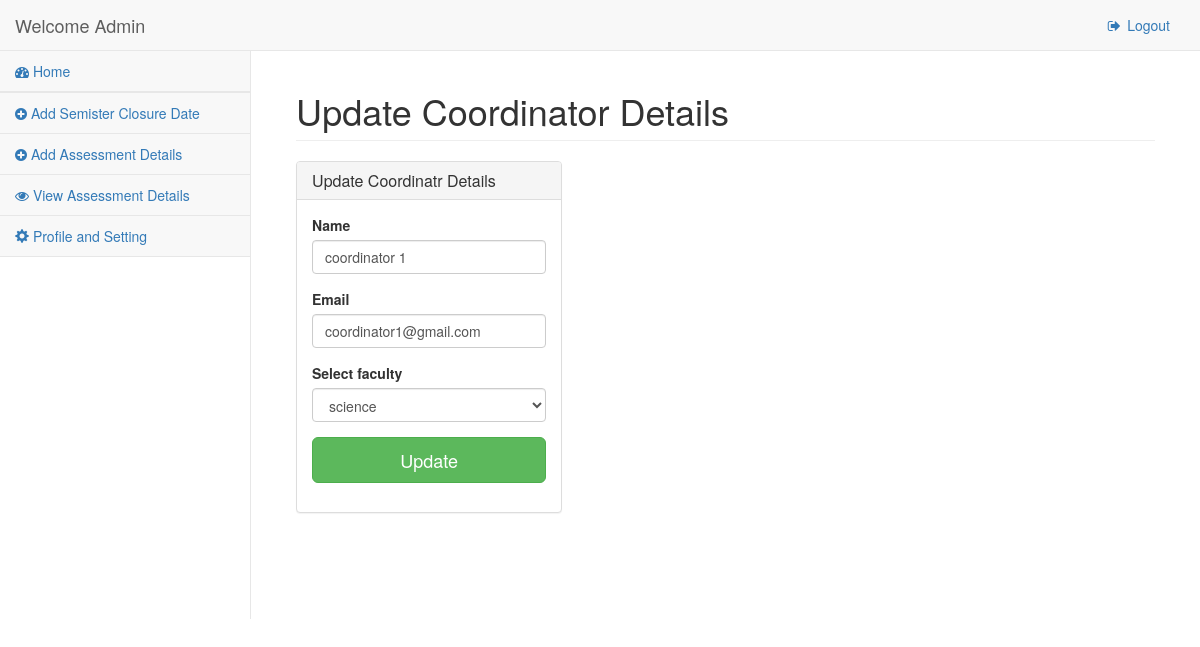
The app's page /staff/coo_ed.php?cod_id=18 (signed in) with its own data.
### tables this page shows
CREATE TABLE IF NOT EXISTS `ec_coo` (
  `coo_name` varchar(50) DEFAULT NULL,
  `coo_id` int(20) NOT NULL AUTO_INCREMENT,
  `coo_email` varchar(50) DEFAULT NULL,
  `coo_password` varchar(64) NOT NULL,
  `salt` varchar(64) NOT NULL,
  `fac_name` varchar(50) DEFAULT NULL,
  `joined` datetime NOT NULL,
  `group` int(11) NOT NULL,
  `code` int(11) NOT NULL,
  PRIMARY KEY (`coo_id`),
  UNIQUE KEY `coo_email` (`coo_email`),
  KEY `Fac_Name` (`fac_name`)
);

### classes/Config.php (called while the page is built)
<?php
	class Config {
		public static function get($path = null){
			if($path){
				$config = $GLOBALS['config'];
				$path = explode('/', $path);
				foreach ($path as $bit) {
					if(isset($config[$bit])){
						$config = $config[$bit];
					}
				}
				return $config;
			}
		}
	}
?>

### classes/DB.php (called while the page is built, shortened)
<?php
class DB {
	private static $_instance = null;
	private $_pdo,
			$_query,
			$_error = false,
			$_results,
			$_count = 0,
			$_fetchColumn;
	private function __construct(){
			try{
				$this->_pdo = new PDO('mysql:host='.Config::get('mysql/host').';dbname='.
													Config::get('mysql/db'),
													Config::get('mysql/username'),
													Config::get('mysql/password'));
			}catch(PDOexception $e){
				die($e->getMessage());
			}
		}
	public static function getInstance(){
			if(!isset(self::$_instance)){
				self::$_instance = new DB();
			}
			return self::$_instance;
		}
	public function query($sql, $params = array()){
			$this->_error = false;
			if($this->_query = $this->_pdo->prepare($sql)){
				$x=1;
				if(count($params)){
					foreach($params as $param){
						$this->_query->bindValue($x, $param);
						$x++;
					}
				}
				if($this->_query->execute()){
					$this->_results = $this->_query->fetchAll(PDO::FETCH_OBJ);
					$this->_count = $this->_query->rowCount();
				}else {
					$this->_error = true;
				}
			}
			return $this;
		}
	private function action($action, $table, $where = array()){
		if(count($where) === 3 ){
			$operators = array('=', '>', '<', '>=', '<=','and','between','in','like');
			$field  	 = $where[0];
			$operator    = $where[1];
			$value		 = $where[2];
			if(in_array($operator, $operators)){
				$sql = "{$action} from {$table} where {$field} {$operator} ?";
				if(!$this->query($sql, array($value))->error()){
					return $this;
				}
			}
		}
		return false;
	}
	public function get($table, $where){
			return $this->action('select *', $table, $where);
	}
	public function results(){
		return $this->_results;
	}
	public function first(){
		return $this->_results[0];
	}
	public function error(){
		return $this->_error;
	}
	public function count(){
		return $this->_count;
	}
}

### classes/Staff.php (called while the page is built, shortened)
<?php
	class Staff {
		private $_db,
				$_data,
				$_session_name_1,
				$_isLoggedIn;
		public function __construct($user= null){
			$this->_db = DB::getInstance();
			$this->_session_name_2 = Config::get('session/session_name_2');
			if(!$user){
				if(Session::exists($this->_session_name_2)){
					$user = Session::get($this->_session_name_2);
					if($this->staff_find($user)){
						$this->_isLoggedIn = true;
					}else {
					}
				}
			}else {
				$this->staff_find($user);
			}
		}
		private function staff_find($user = null){
			if($user){
				$field = (is_numeric($user)) ? 'coo_id' : 'coo_email';
				$data = $this->_db->get('ec_coo',array($field,'=', $user));
				if($data->count()){
					$this->_data = $data->first();
					return true;
				}
			}
		}
		public function hasPermission($key){
			$group = $this->_db->get('groups',array('id','=',$this->data()->group));
			if($group->count()){
			    $permissions = json_decode($group->first()->permissions,true);
			    if(@$permissions[$key] == true){
			    	return true;
			    }
			}
			return false;
		}
		public function isLoggedIn(){
			return $this->_isLoggedIn;
		}
		public function data(){
			return $this->_data;
		}
	}
?>

### classes/Session.php (called while the page is built, shortened)
<?php
	class Session {
		public static function exists($name){
			return (isset($_SESSION[$name])) ? true : false;
		}
		public static function get($name){
			return $_SESSION[$name];
		}
	}
?>

### classes/Input.php (called while the page is built, shortened)
<?php
class Input {
	public static function get($item){
		if(isset($_POST[$item])){
			return $_POST[$item];
		}elseif(isset($_GET[$item])){
			return $_GET[$item];
		}
		return '';
	}
}
?>

### staff/coo_ed.php (the view, shortened to what this page needs)
<?php include_once 'head.php'; ?>
<body>
    <div id="wrapper">
         <?php
            $user = new Staff();
            if($user->isLoggedIn()){
            if($user->hasPermission('admin')){
            include_once 'adminnav.php';
        ?>
        <div id="page-wrapper">
            <div class="container-fluid">
                <div class="row">
                    <div class="col-lg-12">
                        <h1 class="page-header">Update Coordinator Details</h1>
                    </div>
                    <div class="col-lg-4">
                   <div class="login-panel panel panel-default" style="margin-top:0px; margin-bottom:20px;">
                        <div class="panel-heading">
                            <h3 class="panel-title">Update Coordinatr Details</h3>
                        </div>
                             <?php
                             	$id = Input::get('cod_id');
                             ?>
                        <div class="panel-body">
                        		<?php
                        			$data = DB::getInstance()->query("SELECT * from ec_coo Where coo_id = '$id'");
                        			foreach ($data->results() as $data) {
                        		?>
                            <form role="form" method="post" action="">
                            <fieldset>
                                <div class="form-group">
                                    <label>Name</label>
                                    <input class="form-control" id="name" onkeydown="clean('name')" onkeyup="clean('name')" type="text" name="name" required value="<?php echo $data->coo_name;?>">
                                </div>
                                <div class="form-group">
                                    <label>Email</label>
                                    <input class="form-control" id="email" onkeydown="email_clean('email')" onkeyup="email_clean('email')" type="email" name="email" required value="<?php echo $data->coo_email;?>">
                                </div>
                                <div class="form-group">
                                    <label>Select faculty</label>
                                    <select class="form-control" name="faculty" required >
                                        <option><?php echo $data->fac_name?></option>
                                    </select>
                                </div>
                                    <input type = "submit" value="Update" class="btn btn-lg btn-success btn-block">
                                </fieldset>
                            </form>
                            <?php
                            	}
                            ?>
                        </div>
                    </div>
                </div>
                </div>
                </div>
            </div>
        </div>
       <?php include_once 'footer.php';?>
      <?php
         }else {
            Redirect::to('home.php');
         }
      ?>
    <?php
        }else {
            Redirect::to('index.php');
        }
    ?>
</body>
</html>

### staff/adminnav.php (shortened to what this page needs)
<nav class="navbar navbar-default navbar-static-top" role="navigation" style="margin-bottom: 0">
            <div class="navbar-header">
                <a class="navbar-brand" href="index.php"><?php echo "Welcome ". $user->data()->coo_name?></a>
            </div>
            <ul class="nav navbar-top-links navbar-right">
                <li class="dropdown">
                    <li><a href="logout.php"><i class="fa fa-sign-out fa-fw"></i> Logout</a></li>
                </li>
            </ul>
            <div class="navbar-default sidebar" role="navigation">
                <div class="sidebar-nav navbar-collapse">
                    <ul class="nav" id="side-menu">
                         <?php
                            if($user->hasPermission('admin')){
                         ?>
                         <li>
                            <a href="home.php"><i class="fa fa-dashboard"></i> Home</a>
                        </li>
                        <li>
                        <li>
                            <a href="Semister.php"><i class="fa fa-plus-circle"></i> Add Semister Closure Date</a>
                        </li>
                        <li>
                            <a href="Assessment.php"><i class="fa fa-plus-circle"></i> Add Assessment Details</a>
                        </li>
                        <li>
                            <a href="Assessment_details.php"><i class="fa fa-eye"></i> View Assessment Details</a>
                        </li>
                        <li>
                            <a href="profile.php"><i class="glyphicon glyphicon-cog"></i> Profile and Setting</a>
                        </li>
                        <?php
                            }else if($user->hasPermission('coordinator')){
                                ?>
                        <li>
                            <a href="home.php"><i class="fa fa-circle fa-fw"></i> Pending (
                                <?php
                                    if($user->isLoggedIn()){
                                        $user = new Staff();
                                        if($user->hasPermission('coordinator')){
                                            $fac_name = $user->data()->fac_name;
                                    $data = DB::getInstance()->query("SELECT
                                                                        count(cl.claim_feedback) as pending,
                                                                        cl.claim_feedback
                                                                        FROM
                                                                          ec_coo AS c
                                                                        INNER JOIN
                                                                          department AS d ON c.fac_name = d.fac_name
                                                                        INNER JOIN
                                                                          module AS m ON m.dep_name = d.dep_name
                                                                        INNER JOIN
                                                                          claim AS cl ON cl.module_title = m.mod_title
                                                                          where d.fac_name = '$fac_name' and cl.claim_feedback = 'pending' or d.fac_name = '$fac_name' and cl.claim_feedback = 'processing'
                                                            ");
                                            foreach ($data->results() as $data) {
                                                        echo "<span style='color:red'>".$data->pending."</span>";
                                            }
                                        }
                                    }
                                ?> )</a>
                        </li>
                        <li>
                            <a href="profile.php"><i class="glyphicon glyphicon-cog"></i> Profile and Setting</a>
                        </li>
                            <?php
                            }
                        ?>
                    </ul>
                </div>
            </div>
        </nav>

### staff/head.php (style rules this page uses)
body { background: white; }

### records on screen
ec_coo: coo_name "Admin"
ec_coo: name "coordinator 1", email "coordinator1@gmail.com", faculty "science"
